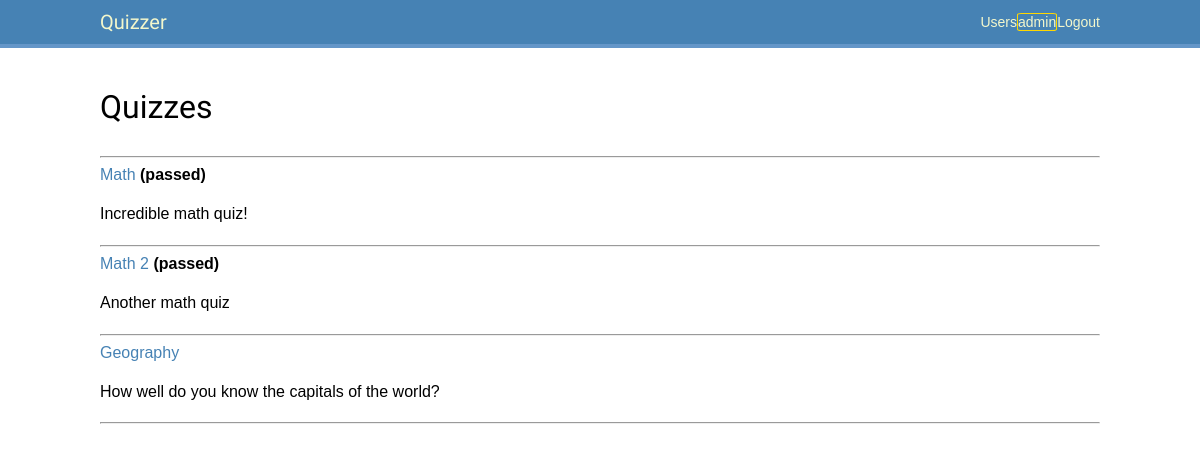
The page / (signed in) on the database its author committed.
### users/models.py (models this page shows, shortened)
class User(AbstractUser):
    balance = models.IntegerField(default=0)
    color = models.ForeignKey(to=Color, on_delete=models.CASCADE,
        related_name='users', null=True, blank=True)  # default= ?
    colors = models.ManyToManyField(Color)
    answers = models.ManyToManyField(Answer)
    def is_quiz_passed(self, quiz_id: int) -> bool:
        for answer in self.answers.all():
            if answer.question.quiz.id == quiz_id:
                return True
        return False

### quizzes/models.py (models this page shows, shortened)
class Quiz(models.Model):
    title = models.CharField(max_length=128)
    description = models.CharField(max_length=512)

### quizzes/views.py (the view)
# urls.py: path('', QuizListView.as_view(), name='quiz_list'),#name='index'),
class QuizListView(ListView):
    model = Quiz
    template_name = 'quizzes/quiz_list.html'

### quizzes/templatetags/quizzes_tags.py (called while the page is built)
@register.simple_tag
def is_quiz_passed_by_user(quiz_id: int, user: User) -> bool:
    return user.is_quiz_passed(quiz_id)

### quizzes/templates/quizzes/quiz_list.html (shortened to what this page needs)
{% extends 'base.html' %}
{% load quizzes_tags %}
{% block content %}
    <h1>Quizzes</h1>
    <hr>
    {% for quiz in object_list %}
        <div>
            <a href="{% url 'quizzes:quiz' quiz.pk %}">{{ quiz.title }}</a>
            {% if request.user.is_authenticated %}
                {% is_quiz_passed_by_user quiz.id request.user as is_passed %}
                {% if is_passed %}
                    <strong>(passed)</strong>
                {% endif %}
            {% endif %}
            <p> {{ quiz.description }} </p>
        </div>
        <hr>
    {% empty %}
        There are no quizzes yet..
    {% endfor %}
{% endblock %}

### users/templates/base.html (shortened to what this page needs)
{% load static %}
<!DOCTYPE html>
<html>
<head>
    <link href="{% static 'css/base2.css' %}" rel="stylesheet">
</head>
<body>
    <div id="header">
        <span class="logo"><a href="{% url 'quizzes:quiz_list' %}">Quizzer</a></span>
        {% if request.user.is_authenticated %}
            <span class="user"><a href="{% url 'users:logout' %}"> Logout </a></span>
            <span class="user"><a
                href="{% url 'users:profile' request.user.id %}"
                style="
                    border-style: solid;
                    border-width: 1px;
                    border-radius: 10%;
                    border-color:{{ request.user.color.value }};"
            >
                {{ request.user.username }}
            </a></span>
        {% else %}
            <span class="user"><a href="{% url 'users:login' %}"> Login </a></span>
            <span class="user"><a href="{% url 'users:register' %}"> Register </a></span>
        {% endif %}
        <span class="user"><a href="{% url 'users:user_list' %}"> Users </a></span>
    </div>
    <div id="content">
        {% block content %}
        {% endblock %}
    </div>
</body>
</html>

### users/static/css/base2.css (style rules this page uses)
body { margin:0; padding:0; font-family:helvetica, sans-serif; }
p { line-height: 1.8; }
a { color: steelblue; text-decoration:none; }
h1, h2, h3, h4, h5 , h6 { font-family: 'Muli', sans-serif; font-weight:normal; }
h1 { padding:0 0 10px 0; margin:10px 0 20px 0; }
#header { padding:10px 100px; font-size:14px; background: steelblue; color:#fff; border-bottom:4px solid rgb(100, 150, 200); overflow:auto; }
#header .logo { font-family: 'Muli', sans-serif; float:left; color:#f3f7cc; font-size:20px; margin-right:10%; }
#header a { color:#f3f7cc; }
#header .user { float:right; padding-top:4px; }
#content { padding:30px 100px; }

### rows shown on the page
User: user.username "admin"
Quiz: title "Math", shows "(passed)", description "Incredible math quiz!"
Quiz: title "Math 2", shows "(passed)", description "Another math quiz"
Quiz: title "Geography", description "How well do you know the capitals of the world?"
